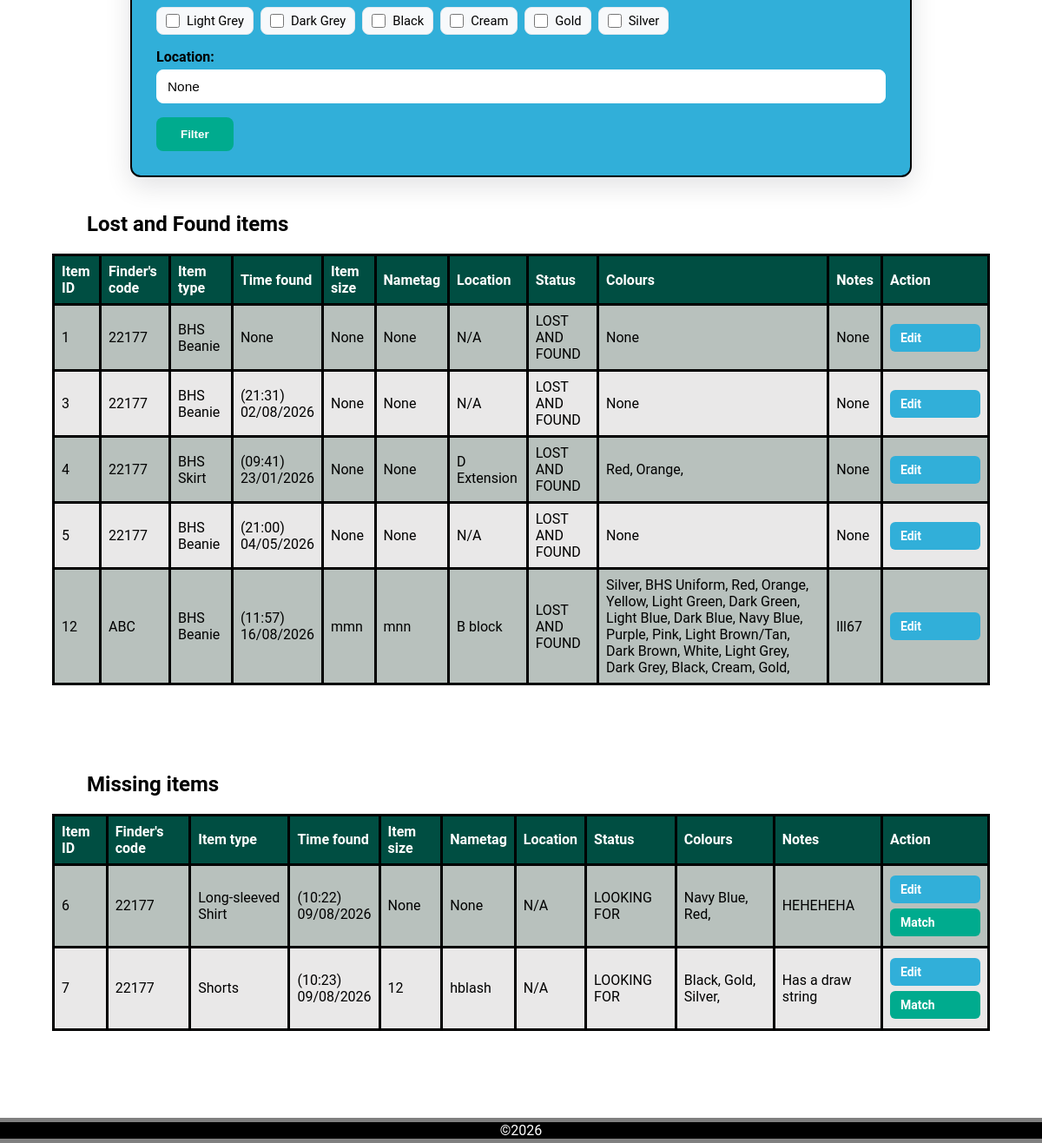
Page /admin (signed in, lower part) on the earlier database version.
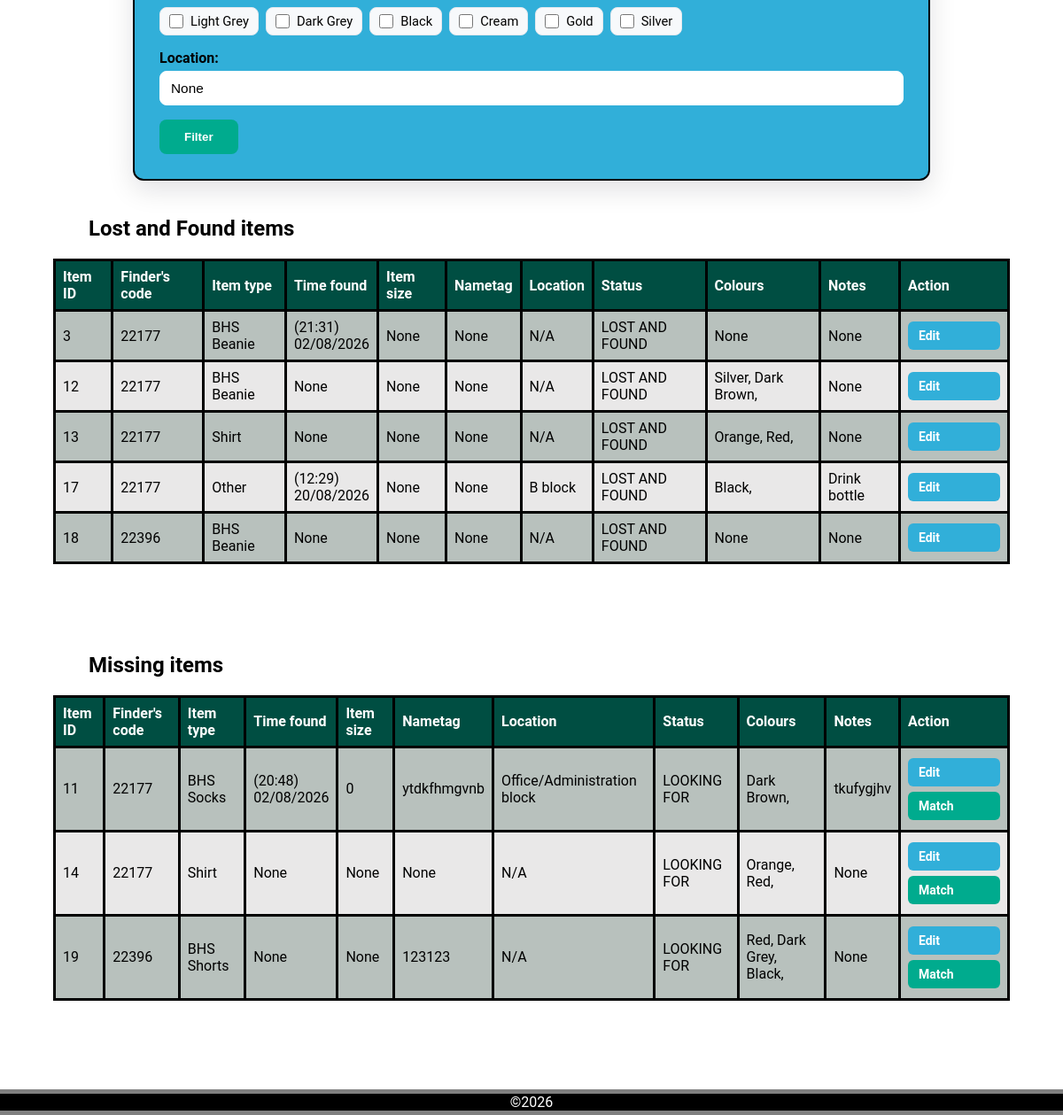
Same page on the later database version.
### app.py (models this page shows)
class LostItem(db.Model):
    __tablename__ = 'lost_item'
    item_id = db.Column(db.Integer, primary_key=True)
    finder_id = db.Column(db.String(6), db.ForeignKey('user.user_id'))
    item_type = db.Column(db.String(50))
    time_found = db.Column(db.String(50))
    size = db.Column(db.String(50))
    nametag = db.Column(db.String(50))
    location = db.Column(db.String(50))
    status = db.Column(db.String(50))
    notes = db.Column(db.String(50))
    colours = db.relationship('Colour', secondary='lostitem_colour', backref='lost_items')

class Colour(db.Model):
    __tablename__ = 'colour'
    colour_id = db.Column(db.Integer, primary_key=True)
    name = db.Column(db.String(50))

### app.py (the view, shortened to what this page needs)
@app.route('/admin', methods=['POST', 'GET'])
@login_required
def admin():
    if current_user.clearance > 1:   # Clearance check, Admins only
        return render_template('error.html',
                               title='Access Forbidden',
                               error_title='Forbidden',
                               error_message='You do not have permission to access this page')
    lost_and_found_query = LostItem.query.filter_by(status='LOST AND FOUND')
    missing_items_query = LostItem.query.filter_by(status='LOOKING FOR')
    returned_items_query = LostItem.query.filter_by(status='RETURNED')
    recieved_items_query = LostItem.query.filter_by(status='FOUND')
    lost_and_found_items = lost_and_found_query.all()
    missing_items = missing_items_query.all()
    returned_items = returned_items_query.all()
    recieved_items = recieved_items_query.all()
    for item in lost_and_found_items + missing_items:
        item.colour_names = [colour.name for colour in item.colours]
    name = current_user.first_name
    return render_template('admin.html', title='Admin',
                           lost_and_found_items=lost_and_found_items,
                           missing_items=missing_items,
                           returned_items=returned_items,
                           recieved_items=recieved_items,
                           name=name)

### app.py (called while the page is built)
@login_manager.user_loader
def load_user(user_id):
    return User.query.get(int(user_id))

@app.context_processor
def inject_variables():
    return dict(show_footer=True,
                logged_in=current_user.is_authenticated,
                current_user_clearance=session.get('clearance'),
                min_time="2026-01-01T00:00",
                current_time=datetime.now().strftime("%Y-%m-%dT%H:%M")
                )

@app.before_request
def before_request():
    if request.endpoint in ['logout', 'static']:
        return
    if current_user.is_authenticated is True and current_user.clearance == 3:
        return render_template("error.html",
                               title="Forbidden",
                               error_title="Your account has been disabled",
                               error_message="Please contact an administrator")

### templates/admin.html (shortened to what the changed rows need)
{% extends "layout.html" %}
{% block content %}
<form method="post" action="/admin">
    <div class="upload_form">
        <h2 class="upload_form_subtitle">Location:</h2>
    </div>
</form>
<table class="item_info_table">
  <h2 class="sub_heading">Lost and Found items</h2>
    <tr>
      <th class="item_info_header">Item ID</th>
      <th class="item_info_header">Finder's code</th>
      <th class="item_info_header">Item type</th>
      <th class="item_info_header">Time found</th>
      <th class="item_info_header">Item size</th>
      <th class="item_info_header">Nametag</th>
      <th class="item_info_header">Location</th>
      <th class="item_info_header">Status</th>
      <th class="item_info_header">Colours</th>
      <th class="item_info_header">Notes</th>
      <th class="item_info_header">Action</th>
    </tr>
    {% for item in lost_and_found_items %}
    <tr class="item_info_row">
      <td>{{item.item_id}}</td>
      <td>{{item.finder_id}}</td>
      <td>{{item.item_type}}</td>
      <td>
        {% if item.time_found is not none %}
          ({{ item.time_found[11:16] }})<br>{{ item.time_found[8:10] }}/{{ item.time_found[5:7] }}/{{ item.time_found[0:4] }}
        {% else %}
          {{item.time_found}}
        {% endif %}
      </td>
      <td>{{item.size}}</td>
      <td>{{item.nametag}}</td>
      <td>{{item.location}}</td>
      <td>{{item.status}}</td>
      <td>
        {% if item.colour_names %}
            {% for colour in item.colour_names %}
              {{ colour }},
            {% endfor %}
        {% else %}
          None
        {% endif %}
      </td>
      <td>{{item.notes}}</td>
      <td class="edit_item_button"><a class="edit_button" href="/item/{{item.item_id}}">Edit</a></td>
    </tr>
    {% endfor %}
</table>
<table class="item_info_table">
    <h2 class="sub_heading">Missing items</h2>
    <tr>
      <th class="item_info_header">Item ID</th>
      <th class="item_info_header">Finder's code</th>
      <th class="item_info_header">Item type</th>
      <th class="item_info_header">Time found</th>
      <th class="item_info_header">Item size</th>
      <th class="item_info_header">Nametag</th>
      <th class="item_info_header">Location</th>
      <th class="item_info_header">Status</th>
      <th class="item_info_header">Colours</th>
      <th class="item_info_header">Notes</th>
      <th class="item_info_header">Action</th>
    </tr>
    {% for item in missing_items %}
    <tr class="item_info_row">
      <td>{{item.item_id}}</td>
      <td>{{item.finder_id}}</td>
      <td>{{item.item_type}}</td>
      <td>
        {% if item.time_found is not none %}
          ({{ item.time_found[11:16] }})<br>{{ item.time_found[8:10] }}/{{ item.time_found[5:7] }}/{{ item.time_found[0:4] }}
        {% else %}
          {{item.time_found}}
        {% endif %}
      </td>
      <td>{{item.size}}</td>
      <td>{{item.nametag}}</td>
      <td>{{item.location}}</td>
      <td>{{item.status}}</td>
      <td>
        {% if item.colour_names %}
          {% for colour in item.colour_names %}
            {{ colour }},
          {% endfor %}
        {% else %}
          None
        {% endif %}
      </td>
      <td>{{item.notes}}</td>
      <td class="edit_item_button">
        <a class="edit_button" href="/item/{{item.item_id}}">Edit</a>
          <br>
        <a class="match_button" href="/item/{{item.item_id}}/match">Match</a>
      </td>
    </tr>
    {% endfor %}
</table>
{% endblock %}

Differences in the rows shown:
no longer on this page (row edited): LostItem: item_id "1", finder_id "22177", item_type "BHS Beanie", time_found "None", size "None", nametag "None", location "N/A", status "LOST AND FOUND", notes "None", shown under "Lost and Found items"
no longer on this page (row edited): LostItem: item_id "4", finder_id "22177", item_type "BHS Skirt", time_found "09:41", time_found "23", time_found "01", time_found "2026", size "None", nametag "None", location "D Extension", status "LOST AND FOUND", notes "None", Colour (name "Red"), Colour (name "Orange"), shown under "Lost and Found items"
no longer on this page (row edited): LostItem: item_id "5", finder_id "22177", item_type "BHS Beanie", time_found "21:00", time_found "04", time_found "05", time_found "2026", size "None", nametag "None", location "N/A", status "LOST AND FOUND", notes "None", shown under "Lost and Found items"
no longer on this page (row unchanged): Colour: name "Navy Blue"
no longer on this page (row unchanged): Colour: name "Gold"
no longer on this page (row edited): LostItem: item_id "6", finder_id "22177", item_type "Long-sleeved Shirt", time_found "10:22", time_found "09", time_found "08", time_found "2026", size "None", nametag "None", location "N/A", status "LOOKING FOR", notes "HEHEHEHA", Colour (name "Red"), shown under "Missing items"
removed LostItem: item_id "7", finder_id "22177", item_type "Shorts", time_found "10:23", time_found "09", time_found "08", time_found "2026", size "12", nametag "hblash", location "N/A", status "LOOKING FOR", notes "Has a draw string", Colour (name "Black"), Colour (name "Silver"), shown under "Missing items"
changed LostItem id 12: loses Colour (name "BHS Uniform"); loses Colour (name "Yellow"); loses Colour (name "Light Green"); loses Colour (name "Dark Green"); loses Colour (name "Light Blue"); loses Colour (name "Dark Blue"); loses Colour (name "Purple"); loses Colour (name "Pink"); loses Colour (name "Light Brown/Tan"); loses Colour (name "White"); loses Colour (name "Light Grey"); loses Colour (name "Cream"); finder_id "ABC" → "22177"; size "mmn" → "None"; nametag "mnn" → "None"; location "B block" → "N/A"; notes "lll67" → "None"; time_found "11:57" → "None"; time_found "16" → (not shown); time_found "08" → (not shown); time_found "2026" → (not shown); loses Colour (name "Red"); loses Colour (name "Orange"); loses Colour (name "Dark Grey"); loses Colour (name "Black")
added LostItem: item_id "13", finder_id "22177", item_type "Shirt", time_found "None", size "None", nametag "None", location "N/A", status "LOST AND FOUND", notes "None", Colour (name "Orange"), Colour (name "Red"), shown under "Lost and Found items"
added LostItem: item_id "17", finder_id "22177", item_type "Other", time_found "12:29", time_found "20", time_found "08", time_found "2026", size "None", nametag "None", location "B block", status "LOST AND FOUND", notes "Drink bottle", Colour (name "Black"), shown under "Lost and Found items"
added LostItem: item_id "18", finder_id "22396", item_type "BHS Beanie", time_found "None", size "None", nametag "None", location "N/A", status "LOST AND FOUND", notes "None", shown under "Lost and Found items"
now on this page (row edited): LostItem: item_id "11", finder_id "22177", item_type "BHS Socks", time_found "20:48", time_found "02", time_found "08", time_found "2026", size "0", nametag "ytdkfhmgvnb", location "Office/Administration block", status "LOOKING FOR", notes "tkufygjhv", Colour (name "Dark Brown"), shown under "Missing items"
added LostItem: item_id "14", finder_id "22177", item_type "Shirt", time_found "None", size "None", nametag "None", location "N/A", status "LOOKING FOR", notes "None", Colour (name "Orange"), Colour (name "Red"), shown under "Missing items"
added LostItem: item_id "19", finder_id "22396", item_type "BHS Shorts", time_found "None", size "None", nametag "123123", location "N/A", status "LOOKING FOR", notes "None", Colour (name "Red"), Colour (name "Dark Grey"), Colour (name "Black"), shown under "Missing items"
